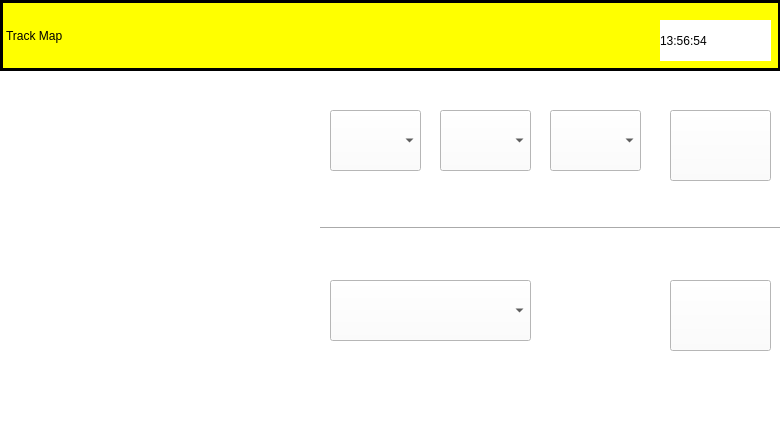
<?xml version="1.0" encoding="UTF-8"?>
<ui version="4.0">
 <class>TrackModel_MainUI</class>
 <widget class="QMainWindow" name="TrackModel_MainUI">
  <property name="geometry">
   <rect>
    <x>0</x>
    <y>0</y>
    <width>780</width>
    <height>435</height>
   </rect>
  </property>
  <property name="windowTitle">
   <string>MainWindow</string>
  </property>
  <property name="styleSheet">
   <string notr="true">background-color: rgb(255, 255, 255);</string>
  </property>
  <widget class="QWidget" name="centralwidget">
   <widget class="QLabel" name="title">
    <property name="geometry">
     <rect>
      <x>0</x>
      <y>0</y>
      <width>781</width>
      <height>71</height>
     </rect>
    </property>
    <property name="styleSheet">
     <string notr="true">background-color: rgb(255, 255, 0);
font: 75 18pt &quot;MS Shell Dlg 2&quot;;
border: 3px solid black;
</string>
    </property>
    <property name="text">
     <string>Track Map</string>
    </property>
   </widget>
   <widget class="QLabel" name="clock">
    <property name="geometry">
     <rect>
      <x>660</x>
      <y>20</y>
      <width>111</width>
      <height>41</height>
     </rect>
    </property>
    <property name="text">
     <string>13:56:54</string>
    </property>
   </widget>
   <widget class="QLabel" name="track_map">
    <property name="geometry">
     <rect>
      <x>0</x>
      <y>80</y>
      <width>311</width>
      <height>291</height>
     </rect>
    </property>
    <property name="styleSheet">
     <string notr="true">image: url(:/track_map/track map.PNG);
image: url(:/map/track map.png);</string>
    </property>
    <property name="text">
     <string/>
    </property>
    <property name="pixmap">
     <pixmap>:/track_map/track map.PNG</pixmap>
    </property>
    <property name="scaledContents">
     <bool>true</bool>
    </property>
   </widget>
   <widget class="Line" name="line">
    <property name="geometry">
     <rect>
      <x>320</x>
      <y>220</y>
      <width>461</width>
      <height>16</height>
     </rect>
    </property>
    <property name="orientation">
     <enum>Qt::Horizontal</enum>
    </property>
   </widget>
   <widget class="QComboBox" name="line_color">
    <property name="geometry">
     <rect>
      <x>330</x>
      <y>110</y>
      <width>91</width>
      <height>61</height>
     </rect>
    </property>
   </widget>
   <widget class="QComboBox" name="section">
    <property name="geometry">
     <rect>
      <x>440</x>
      <y>110</y>
      <width>91</width>
      <height>61</height>
     </rect>
    </property>
   </widget>
   <widget class="QComboBox" name="block_number">
    <property name="geometry">
     <rect>
      <x>550</x>
      <y>110</y>
      <width>91</width>
      <height>61</height>
     </rect>
    </property>
   </widget>
   <widget class="QComboBox" name="train_selection">
    <property name="geometry">
     <rect>
      <x>330</x>
      <y>280</y>
      <width>201</width>
      <height>61</height>
     </rect>
    </property>
   </widget>
   <widget class="QPushButton" name="block_button">
    <property name="geometry">
     <rect>
      <x>670</x>
      <y>110</y>
      <width>101</width>
      <height>71</height>
     </rect>
    </property>
    <property name="text">
     <string/>
    </property>
   </widget>
   <widget class="QPushButton" name="pushButton_2">
    <property name="geometry">
     <rect>
      <x>670</x>
      <y>280</y>
      <width>101</width>
      <height>71</height>
     </rect>
    </property>
    <property name="text">
     <string/>
    </property>
   </widget>
  </widget>
  <widget class="QMenuBar" name="menubar">
   <property name="geometry">
    <rect>
     <x>0</x>
     <y>0</y>
     <width>780</width>
     <height>18</height>
    </rect>
   </property>
  </widget>
  <widget class="QStatusBar" name="statusbar"/>
 </widget>
 <resources>
  <include location="map.qrc"/>
 </resources>
 <connections/>
</ui>
